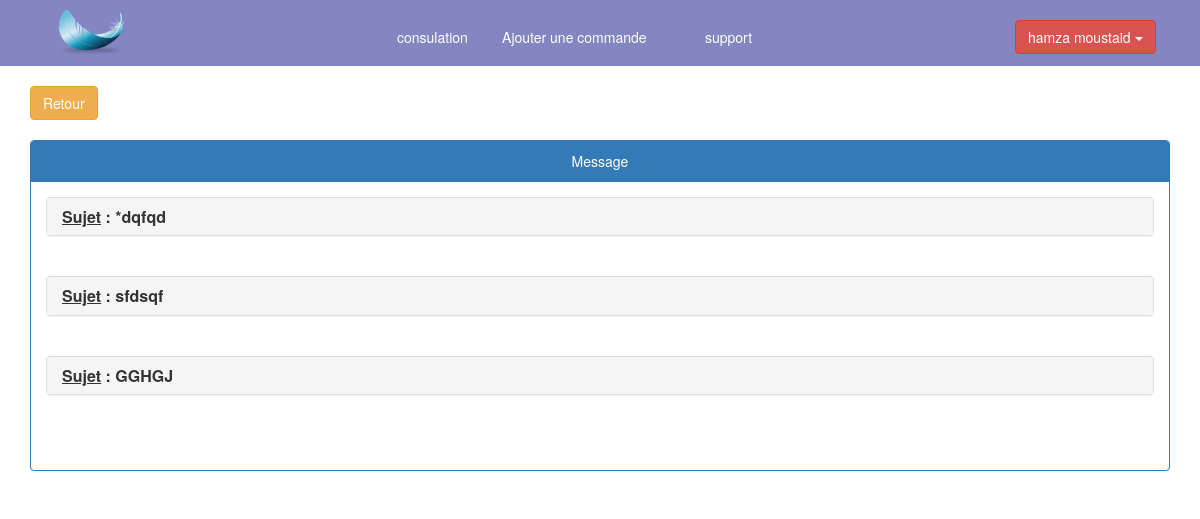
Screenshot of /client/Message.php (signed in) with the database file from the repository.
### tables this page shows
CREATE TABLE IF NOT EXISTS `support` (
  `IDmsg` int(11) NOT NULL AUTO_INCREMENT,
  `IDclt` int(11) DEFAULT NULL,
  `sujet` varchar(200) DEFAULT NULL,
  `message` varchar(1000) DEFAULT NULL,
  `reponse` varchar(1000) NOT NULL,
  PRIMARY KEY (`IDmsg`),
  KEY `FK_IDCLT1` (`IDclt`)
);

### client/Message.php (the view, shortened to what this page needs)
<?php session_start();
  include '../include/config.php';
?>
<!DOCTYPE html>
<html>
<head>
  <link rel="stylesheet" href="../css/bootstrap.min.css">
  <link rel="stylesheet" href="../css/style.css" >
</head>
<body>
	<header class="nav">
		<div class="container-fluid">
      		<div class="row">
      			<div class="col-md-2 col-xs-2 spacer">
      				<center><a href="profile.php"><img src="img/logo.png" id="logo"></a></center>
      			</div>
      			<div class="col-md-8 col-xs-8 spacer">
      				<nav class="menu">
      					<div class="col-md-2 col-xs-2 spacer">
      						<center>
      							<a href="profile.php" class="btn btn1">consulation</a>
      						</center>
      					</div>
      					<div class="col-md-4 col-xs-4 spacer">
      						<center>
      							<a href="ajouter_commande.php" class="btn btn1">Ajouter une commande</a>
      						</center>
      					</div>
      					<div class="col-md-2 col-xs-2 spacer">
      						<center>
      							<a href="support.php" class="btn btn1">support</a>
      						</center>
      					</div>
      				</nav>
      			</div>
      			<div class="col-md-2 col-xs-2 spacer">
              		<div class="dropdown1 dropdown">
              			<?php
              				echo '<label data-toggle="dropdown" class="btn btn-danger">'.$_SESSION['nom']." ".$_SESSION['prenom'].'  <span class="caret"></span></label>';
              			?>
              		</div>
      			</div>
     		</div>
   		</div>
	</header>
    <div class="container">
		<div class="row">
        	<div class="col-md-12 col-xs-12 spacer">
        	<br>
        	<a href="support.php" class="btn btn-warning">Retour</a>
        	<br><br>
        		<div class="panel panel-primary">
					<div class="panel-heading">
						<center>Message</center>
					</div>
					<div class="panel-body">
					<?php
						$cp=1;
						$req ="SELECT * FROM `support` WHERE IDclt=".$_SESSION['IDclt'];
						$resultat = mysqli_query($con,$req);
						while($row = mysqli_fetch_assoc($resultat)){
							$ch='<div class="panel-group">
  							<div class="panel panel-default">
  								<div class="panel-heading">
  									<h4 class="panel-title">
  										<a data-toggle="collapse" href="#collapse'.$cp.'"> <b><u>Sujet</u> : <b>'.$row['sujet'].'</a>
    								</h4>
    							</div>
    							<div id="collapse'.$cp.'" class="panel-collapse collapse">
    								<div class="panel-body"><b><u>Message</u> : </b><br><br> <p class="message">'.$row['message'].'</p></div><div class="panel-footer message">';
    						if($row['reponse']!="") $ch=$ch.$row['reponse'].'</div></div></div><br><br>';
    						else $ch.='Pas de Réponse</div></div></div><br><br>';
    						echo $ch;
    						$cp++;
						}
					?>
					</div>
				</div>
			</div>
		</div>
	</div>
</body>
</html>

### css/style.css (style rules this page uses)
body,html { margin: 0; padding: 0; width: 100%; height: 100%; overflow-x: auto; }
.nav { width: 100%; background-color: #8386c1; }
#logo { width: 50%; margin: 10px; }

### client/Message.php (style rules this page uses)
.dropdown1 { float:left; margin-top:20px; height:35px; color: white; text-align: center; }
.menu { display: block; margin-left: 20% ; margin-top : 20px; }
.btn1 { color: white; font-size: 14px }

### rows the page displays
support: sujet "*dqfqd"
support: sujet "sfdsqf"
support: sujet "GGHGJ"

### other values shown
$_SESSION['nom'] "hamza"
$_SESSION['prenom'] "moustaid"
